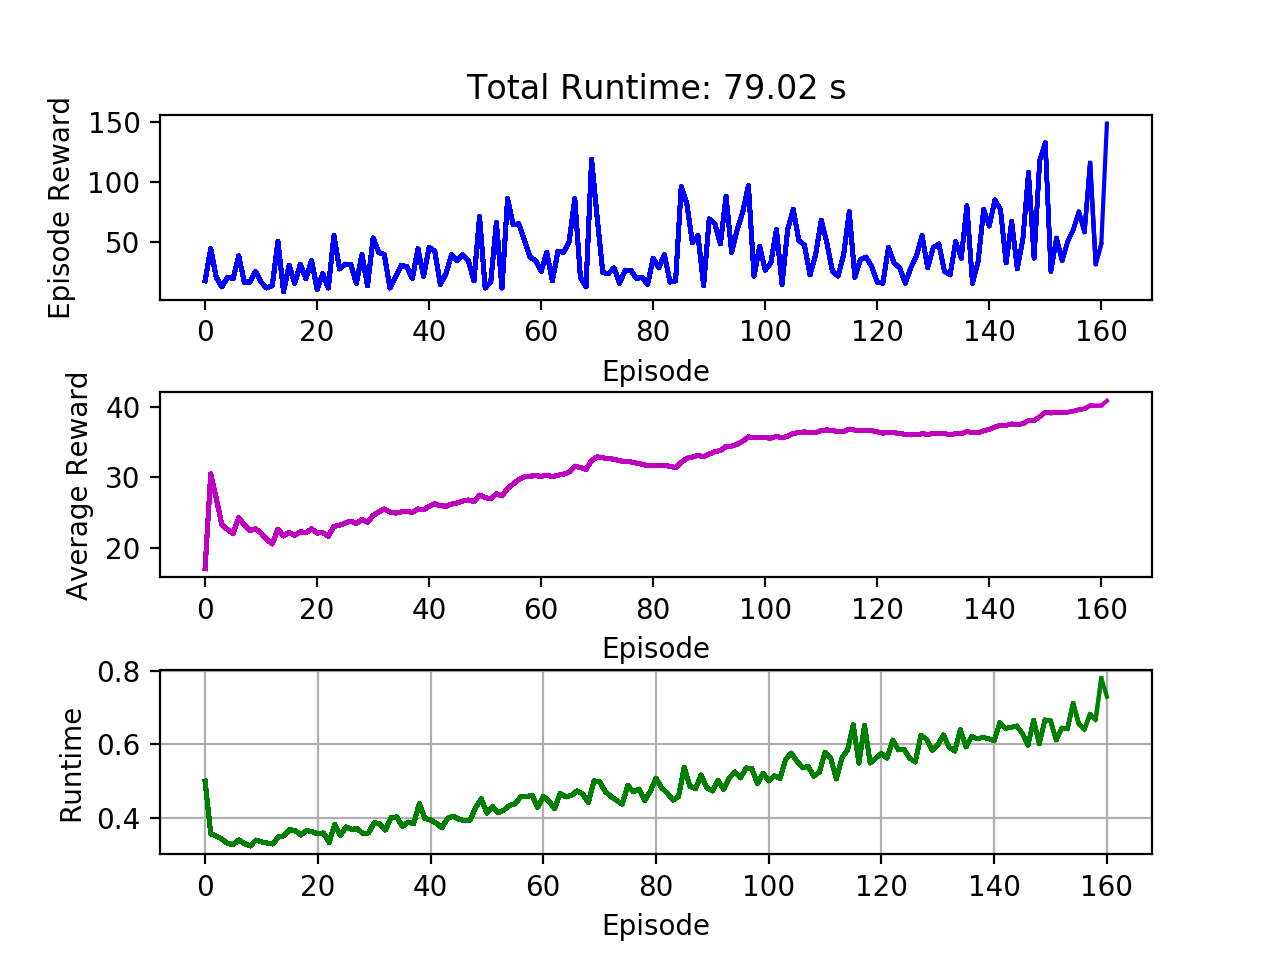

Python code for this plot:
import gym
import numpy as np
import time
from itertools import count
import matplotlib.pyplot as plt

import torch
import torch.nn as nn
import torch.nn.functional as F
import torch.optim as optim
from torch.distributions import Categorical


MAX_EPISODE = 1000
MAX_STEPS = 200

class PolicyNetwork(nn.Module):
    def __init__(self, observ_dim, action_dim):
        super(PolicyNetwork, self).__init__()
        self.fc1 = nn.Linear(observ_dim, 128)  #observation space to hidden layer
        self.fc2 = nn.Linear(128, action_dim)  #hidden layer to action space

    def forward(self, state):
        x = F.relu(self.fc1(state))
        x = self.fc2(x)
        return F.softmax(x, dim=0)

eps = np.finfo(np.float32).eps.item()

class REINFORCEAgent():

    def __init__(self, env, gamma, lr):
        self.device = torch.device("cuda" if torch.cuda.is_available() else "cpu")
        
        self.env = env
        self.observ_dim = env.observation_space.shape[0]
        self.action_dim = env.action_space.n
        
        self.gamma = gamma
        self.lr = lr
        
        self.model = PolicyNetwork(self.observ_dim, self.action_dim)
        self.optimiser = optim.Adam(self.model.parameters(), lr=self.lr)

        self.saved_log_probs = []
        self.rewards = []

    def get_action(self, state):
        # state = torch.from_numpy(state).float().unsqueeze(0)
        state = torch.FloatTensor(state).to(self.device)
        dist = self.model(state)
        probs = Categorical(dist)
        action = probs.sample()
        self.saved_log_probs.append(probs.log_prob(action))

        return action.item()

    def compute_loss(self, trajectory):
        rewards = [sars[2] for sars in trajectory]
        
        # compute discounted rewards
        R = 0
        discounted_rewards = []
        for r in rewards:
            R = r + 0.99 * R
            discounted_rewards.insert(0, R)
        discounted_rewards = torch.tensor(discounted_rewards)

        policy_loss = []
        discounted_rewards = (discounted_rewards - discounted_rewards.mean()) / (discounted_rewards.std())
        for log_prob, reward in zip(self.saved_log_probs, discounted_rewards):
            policy_loss.append(-log_prob * reward)
        
        return torch.stack(policy_loss).sum()

    def update(self, trajectory):
        loss = self.compute_loss(trajectory)
        self.optimiser.zero_grad()
        loss.backward()
        self.optimiser.step()
        del self.rewards[:]
        del self.saved_log_probs[:]

def plot():
    # plt.ion()
    plt.grid()
    plt.subplots_adjust(hspace = 0.5)

    plt.subplot(311)
    plt.title("Total Runtime: " + "{:.2f}".format(total_runtime) + " s")
    plt.xlabel('Episode')
    plt.ylabel('Episode Reward')
    plt.plot(episode_rewards, 'b-')

    plt.subplot(312)
    plt.xlabel('Episode')
    plt.ylabel('Average Reward')
    plt.plot(average_rewards, 'm-')

    plt.subplot(313)
    plt.xlabel('Episode')
    plt.ylabel('Runtime')
    plt.plot(episode_runtime, 'g-')
    plt.pause(0.000001)
    plt.savefig("REINFORCE.png")
    plt.show()


if __name__ == '__main__':

    env = gym.make('CartPole-v0')
    gamma = 0.99
    lr = 1e-3
    agent = REINFORCEAgent(env, gamma, lr)

    episode_rewards = []
    average_rewards = []
    episode_runtime = []
    total_runtime = 0
    total_rewards = 0
    
    for i_episode in range(MAX_EPISODE):
        tic = time.time()
        episode_reward = 0
        trajectory = [] # [[s, a, r, s', done]]
        state = env.reset()

        for t in range(MAX_STEPS):
            action = agent.get_action(state)
            next_state, reward, done, _ = env.step(action)
            trajectory.append([state, action, reward, next_state, done])
            episode_reward += reward
            # env.render()

            if done:
                episode_rewards.append(t)
                total_rewards += t
                average_rewards.append(total_rewards/(i_episode+1))
                break

            state = next_state
        
        # plot()

        print('Episode {}\tReward: {:5d}\t'.format(i_episode, t+1))
        agent.update(trajectory)
        toc = time.time()
        episode_runtime.append(toc - tic)
        total_runtime += (toc - tic)

    plot()
